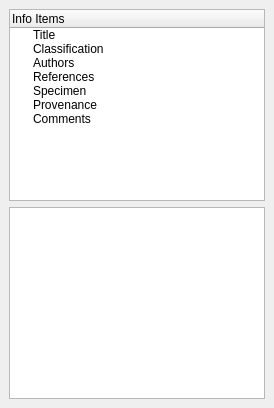
  <widget class="QDockWidget" name="InfoDock">
   <property name="features">
    <set>QDockWidget::DockWidgetFloatable|QDockWidget::DockWidgetMovable</set>
   </property>
   <property name="windowTitle">
    <string>Info (F4)</string>
   </property>
   <attribute name="dockWidgetArea">
    <number>1</number>
   </attribute>
   <widget class="QWidget" name="dockWidgetContents_3">
    <layout class="QVBoxLayout" name="verticalLayout_8">
     <item>
      <widget class="QTreeWidget" name="infoTreeWidget">
       <column>
        <property name="text">
         <string>Info Items</string>
        </property>
       </column>
       <item>
        <property name="text">
         <string>Title</string>
        </property>
       </item>
       <item>
        <property name="text">
         <string>Classification</string>
        </property>
       </item>
       <item>
        <property name="text">
         <string>Authors</string>
        </property>
       </item>
       <item>
        <property name="text">
         <string>References</string>
        </property>
       </item>
       <item>
        <property name="text">
         <string>Specimen</string>
        </property>
       </item>
       <item>
        <property name="text">
         <string>Provenance</string>
        </property>
       </item>
       <item>
        <property name="text">
         <string>Comments</string>
        </property>
       </item>
      </widget>
     </item>
     <item>
      <widget class="QPlainTextEdit" name="infoText">
       <property name="tabChangesFocus">
        <bool>true</bool>
       </property>
       <property name="readOnly">
        <bool>true</bool>
       </property>
       <property name="textInteractionFlags">
        <set>Qt::LinksAccessibleByMouse|Qt::TextSelectableByMouse</set>
       </property>
      </widget>
     </item>
    </layout>
   </widget>
  </widget>
